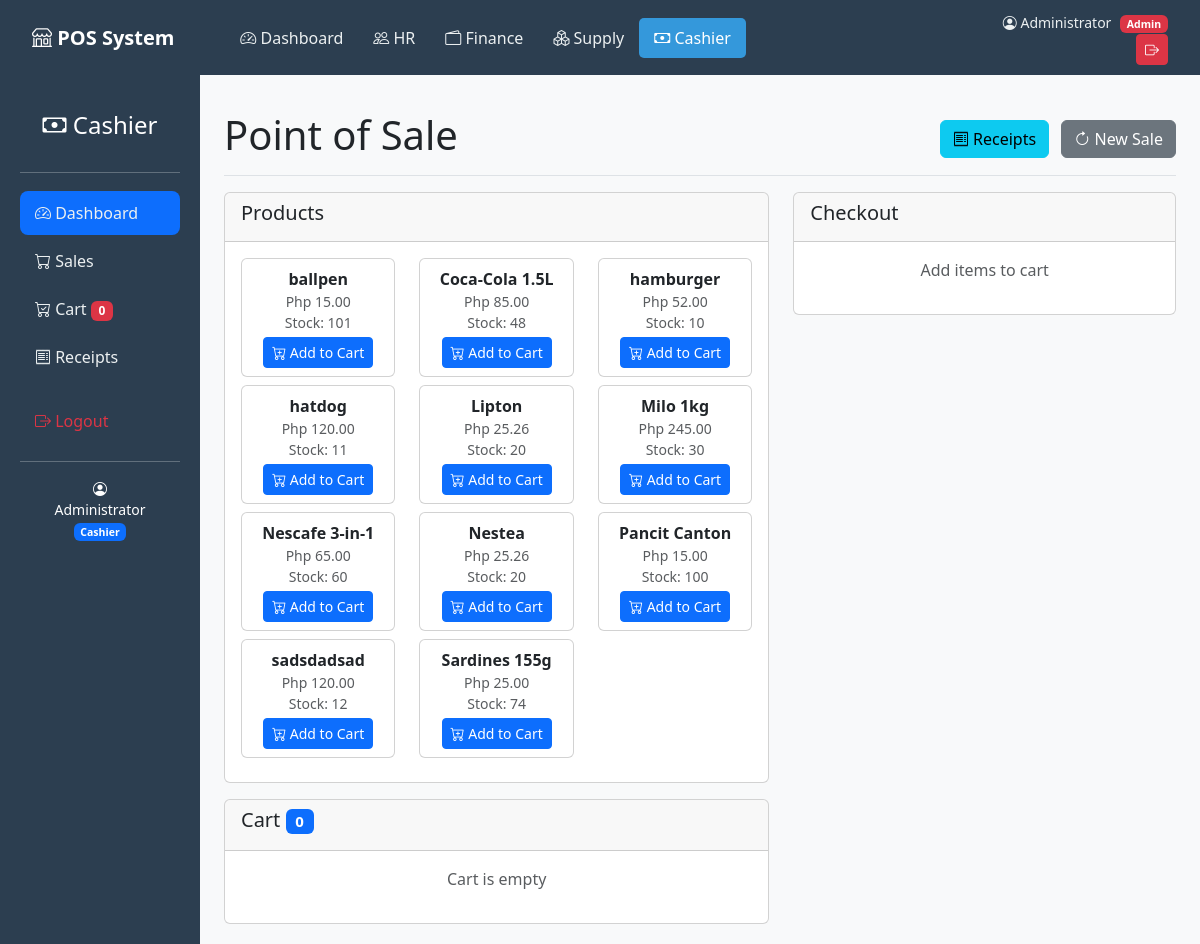
/pos-system/modules/cashier/index.php (signed in), run on the app's committed database.
### tables this page shows
CREATE TABLE `products` (
  `id` int(11) NOT NULL,
  `product_code` varchar(50) NOT NULL,
  `name` varchar(100) NOT NULL,
  `price` decimal(10,2) NOT NULL,
  `stock` int(11) DEFAULT 0,
  `category` varchar(50) DEFAULT NULL,
  `created_at` timestamp NOT NULL DEFAULT current_timestamp()
);

### pos-system/includes/functions.php (called while the page is built, shortened)
<?php
function formatCurrency($amount) {
    return 'Php ' . number_format($amount, 2);
}
?>

### pos-system/modules/cashier/index.php (the view, shortened to what this page needs)
<?php
require_once '../../includes/functions.php';
require_once '../../config/database.php';
$products = $pdo->query("SELECT id, name, price, stock FROM products WHERE stock > 0 ORDER BY name");
require_once '../../includes/header.php';
require_once '../../includes/sidebar.php';
?>
<main class="col-md-10 ms-sm-auto px-md-4 main-content">
    <div class="d-flex justify-content-between flex-wrap flex-md-nowrap align-items-center pt-3 pb-2 mb-3 border-bottom">
        <h1>Point of Sale</h1>
        <div>
            <a href="receipts.php" class="btn btn-info me-2">
                <i class="bi bi-receipt"></i> Receipts
            </a>
            <button onclick="window.location.reload()" class="btn btn-secondary">
                <i class="bi bi-arrow-clockwise"></i> New Sale
            </button>
        </div>
    </div>
    <div class="row">
        <div class="col-md-7">
            <div class="card">
                <div class="card-header">
                    <h5>Products</h5>
                </div>
                <div class="card-body">
                    <div class="row">
                        <?php while($p = $products->fetch()):
                            $is_low_stock = ($p['stock'] <= 5);
                        ?>
                        <div class="col-md-4 mb-2">
                            <div class="card <?php echo $is_low_stock ? 'border-warning' : ''; ?>">
                                <div class="card-body p-2">
                                    <div class="text-center">
                                        <div><strong><?php echo $p['name']; ?></strong></div>
                                        <div class="text-muted small"><?php echo formatCurrency($p['price']); ?></div>
                                        <div class="text-muted small">Stock: <?php echo $p['stock']; ?></div>
                                        <?php if($is_low_stock): ?>
                                            <span class="badge bg-warning text-dark mt-1">Low Stock!</span>
                                            <br>
                                            <button class="btn btn-sm btn-danger mt-1"
                                                    onclick="requestRestock(<?php echo $p['id']; ?>, '<?php echo addslashes($p['name']); ?>', <?php echo $p['price']; ?>, <?php echo $p['stock']; ?>)">
                                                <i class="bi bi-box-seam"></i> Request Restock
                                            </button>
                                        <?php else: ?>
                                            <button class="btn btn-sm btn-primary mt-1"
                                                    data-bs-toggle="modal"
                                                    data-bs-target="#addToCartModal"
                                                    data-id="<?php echo $p['id']; ?>"
                                                    data-name="<?php echo addslashes($p['name']); ?>"
                                                    data-price="<?php echo $p['price']; ?>"
                                                    data-stock="<?php echo $p['stock']; ?>">
                                                <i class="bi bi-cart-plus"></i> Add to Cart
                                            </button>
                                        <?php endif; ?>
                                    </div>
                                </div>
                            </div>
                        </div>
                        <?php endwhile; ?>
                    </div>
                </div>
            </div>
            <div class="card mt-3">
                <div class="card-header">
                    <h5>Cart <span class="badge bg-primary"><?php echo count($_SESSION['cart']); ?></span></h5>
                </div>
                <div class="card-body">
                    <?php if(empty($_SESSION['cart'])): ?>
                        <p class="text-muted text-center">Cart is empty</p>
                    <?php endif; ?>
                </div>
            </div>
        </div>
        <div class="col-md-5">
            <div class="card">
                <div class="card-header"><h5>Checkout</h5></div>
                <div class="card-body">
                    <?php if(!empty($_SESSION['cart'])):
                        $total = 0;
                        foreach($_SESSION['cart'] as $item) {
                            $total += $item['price'] * $item['quantity'];
                        }
                    ?>
                    <form action="actions/checkout.php" method="POST" id="checkoutForm">
                        <div class="mb-3">
                            <label>Total Amount</label>
                            <input type="text" class="form-control" value="<?php echo formatCurrency($total); ?>" readonly>
                            <input type="hidden" name="total" value="<?php echo $total; ?>">
                        </div>
                        <div class="mb-3">
                            <label>Payment</label>
                            <input type="number" name="payment" id="payment" class="form-control"
                                   step="0.01" min="<?php echo $total; ?>" max="1000000" required>
                            <small class="text-muted">Min: <?php echo formatCurrency($total); ?> | Max: 1,000,000.00</small>
                        </div>
                        <div class="mb-3" id="changeDisplay" style="display: none;">
                            <label>Change</label>
                            <input type="text" id="change" class="form-control" readonly style="font-weight: bold; color: green;">
                        </div>
                        <button type="button" onclick="confirmCheckout()" class="btn btn-success w-100">
                            <i class="bi bi-check-circle"></i> Complete Sale
                        </button>
                    </form>
                    <?php else: ?>
                    <p class="text-muted text-center">Add items to cart</p>
                    <?php endif; ?>
                </div>
            </div>
        </div>
    </div>
</main>
<?php require_once '../../includes/footer.php'; ?>

### pos-system/includes/header.php (style rules this page uses)
body { background: #f8f9fa; }
.main-content { padding: 20px; }

### data on the page
products: name "ballpen", price "Php 15.00", stock "101"
products: name "Coca-Cola 1.5L", price "Php 85.00", stock "48"
products: name "hamburger", price "Php 52.00", stock "10"
products: name "hatdog", price "Php 120.00", stock "11"
products: name "Lipton", price "Php 25.26", stock "20"
products: name "Milo 1kg", price "Php 245.00", stock "30"
products: name "Nescafe 3-in-1", price "Php 65.00", stock "60"
products: name "Nestea", price "Php 25.26", stock "20"
products: name "Pancit Canton", price "Php 15.00", stock "100"
products: name "sadsdadsad", price "Php 120.00", stock "12"
products: name "Sardines 155g", price "Php 25.00", stock "74"

### other printed values
$_SESSION['full_name'] "Administrator"
$role "Admin"
count($_SESSION['cart'] ?? []) "0"
count($_SESSION['cart']) "0"
